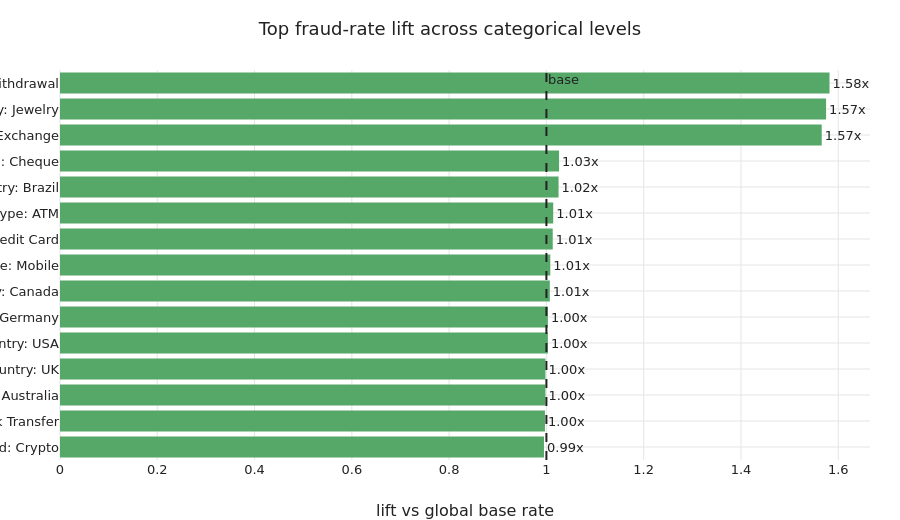

This figure's notebook cell:
### Code cell
# Horizontal bar of the top-15 lift levels with the base-rate reference.
top = lift_tbl.head(15).iloc[::-1]
labels = [f"{f}: {l}" for f, l in zip(top["feature"], top["level"])]
fig = go.Figure(go.Bar(
    x=top["lift"], y=labels, orientation="h",
    marker_color=KAG_COLORS[2],
    text=[f"{v:.2f}x" for v in top["lift"]], textposition="outside",
))
fig.add_vline(x=1.0, line_dash="dash", line_color=TEXT, annotation_text="base")
fig.update_layout(title="Top fraud-rate lift across categorical levels",
                  xaxis_title="lift vs global base rate", height=WOW_FIG_HEIGHT)
fig.show()

### Figure 1 — Plotly figure (JSON) as saved in the notebook; plotly's stock layout.template omitted (floating-point values rounded to 4 significant figures)
{"data": [{"marker": {"color": "#55A868"}, "orientation": "h", "text": ["0.99x", "1.00x", "1.00x", "1.00x", "1.00x", "1.00x", "1.01x", "1.01x", "1.01x", "1.01x", "1.02x", "1.03x", "1.57x", "1.57x", "1.58x"], "textposition": "outside", "type": "bar", "x": [0.995, 0.997, 0.998, 0.998, 1.003, 1.003, 1.007, 1.008, 1.013, 1.014, 1.025, 1.026, 1.566, 1.575, 1.582], "y": ["payment_method: Crypto", "payment_method: Bank Transfer", "country: Australia", "country: UK", "country: USA", "country: Germany", "country: Canada", "device_type: Mobile", "payment_method: Credit Card", "device_type: ATM", "country: Brazil", "payment_method: Cheque", "merchant_category: Crypto Exchange", "merchant_category: Jewelry", "merchant_category: ATM Withdrawal"]}], "layout": {"annotations": [{"showarrow": false, "text": "base", "x": 1, "xanchor": "left", "xref": "x", "y": 1, "yanchor": "top", "yref": "y domain"}], "height": 520, "shapes": [{"line": {"color": "#222222", "dash": "dash"}, "type": "line", "x0": 1, "x1": 1, "xref": "x", "y0": 0, "y1": 1, "yref": "y domain"}], "title": {"text": "Top fraud-rate lift across categorical levels"}, "xaxis": {"title": {"text": "lift vs global base rate"}}}}
